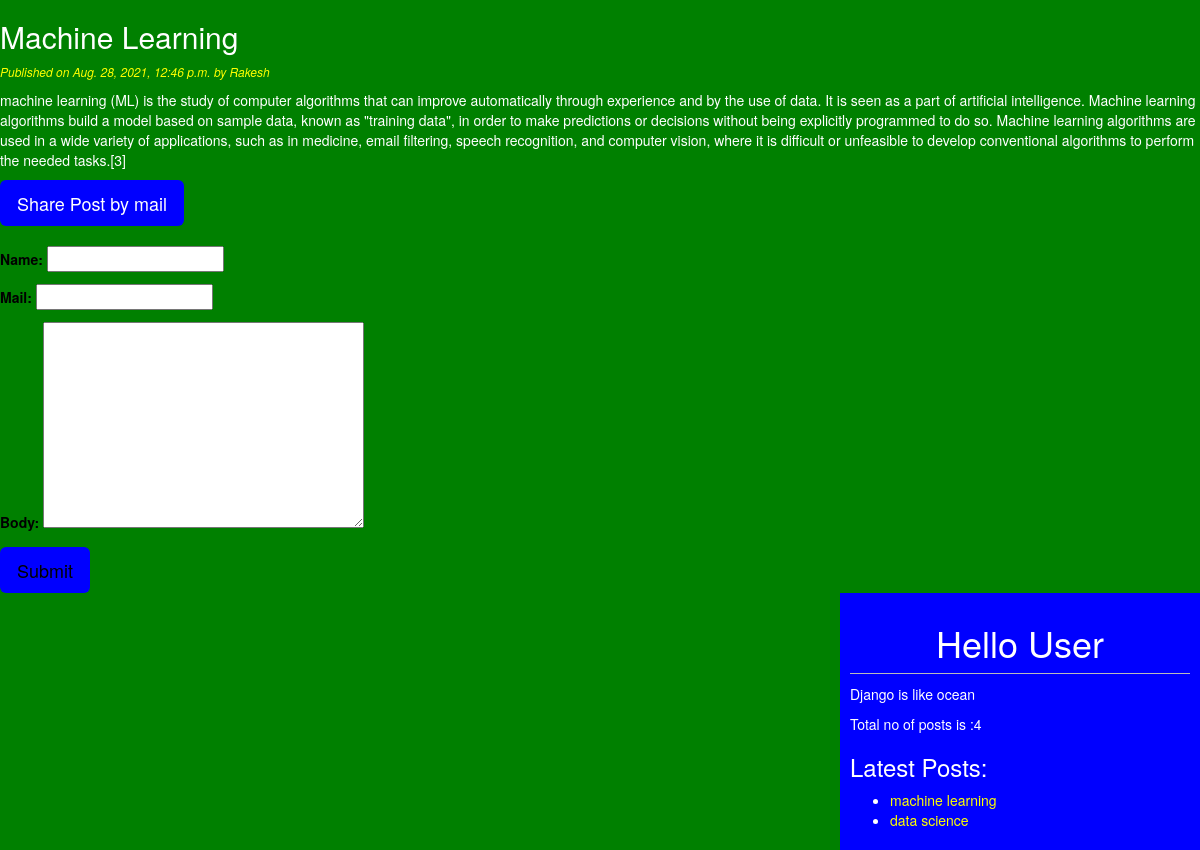
Screenshot of /detail/4/ (signed in) with the database file from the repository.
### blogApp/models.py (models this page shows)
class Post(models.Model):
    STATUS_CHOICES=(('draft','Draft'),('published','Published'))
    status=models.CharField(max_length=30,choices=STATUS_CHOICES,default='draft')
    title=models.CharField(max_length=30)
    slug=models.SlugField()
    author=models.ForeignKey(User,related_name="post",on_delete=models.CASCADE)
    body=models.TextField()
    publish=models.DateTimeField(default=timezone.now)
    created_at=models.DateTimeField(auto_now_add=True)
    modified_at=models.DateTimeField(auto_now=True)
    objects=PostManager()
    tags=TaggableManager()         #we have Tag table in libraries and TaggleManagers also

### blogApp/views.py (the view)
# urls.py: path('detail/<int:id>/',views.post_detail_view),
@login_required
def post_detail_view(request,id):                 # specific post
    post=Post.objects.get(id=id)
    form=CommentForm()
    if request.method=="POST":
        form=CommentForm(request.POST)
        if form.is_valid():
            new_comment=form.save(commit=False)   #name,mail,body are saved  and created_at ,updated_at by default added
            new_comment.post=post                #but post is not added by default so we will have to assign it
            new_comment.save()
    form=CommentForm()
    comment_list=post.comments.all()
    return render(request,'blogApp/post_detail.html',{'post':post,'form':form,'comment_list':comment_list})

### blogApp/forms.py
class CommentForm(forms.ModelForm):
    class Meta:
        model=Comments
        fields=('name','mail','body')
    '''name=forms.CharField(max_length=30)
    mail=forms.EmailField()
    body=forms.CharField(widget=forms.Textarea)'''

### blogApp/models.py (called while the page is built)
    def get_queryset(self):
        return super().get_queryset().filter(status='draft')

### blogApp/templatetags/blog_tags.py (called while the page is built)
@register.simple_tag
def total_posts():
    return Post.objects.count()

@register.inclusion_tag('blogApp/latestposts.html')
def showlatestposts(count=2):
    return {'latest_posts':Post.objects.all().order_by('-publish')[:count]}

### templates/blogApp/post_detail.html (shortened to what this page needs)
{%extends 'blogApp/base.html'%}
{%block content_block%}
<h2>{{post.title|title}}</h2>
<p id='date'>Published on {{post.publish}} by {{post.author|title}}</p>
{{post.body|linebreaks}}
<a href="/sharemail/{{post.id}}/" target="_blank"><button type="button" class="btn btn-primay btn-lg" style="background:blue;color:white">Share Post by mail</button></a>
<br><br>
<form method="post" style="color:black">
  {{form.as_p}}
  <input type="submit" class="btn btn-primay btn-lg" style="background:blue" value="Submit">
</form>
{%endblock%}

### templates/blogApp/latestposts.html
<ul>
  {%for post in latest_posts%}
  <li><a href="/detail/{{post.id}}/" style="color:yellow">{{post.title}}</a></li>
  {%endfor%}
</ul>

### static/css/blog.css (style rules this page uses)
#date { color:yellow; font-size:12px; font-style: italic; }
body { background: green; color:white; }

### rows the page displays
Post: title "Machine Learning", publish "Aug. 28, 2021, 12:46 p.m.", author "Rakesh", body "machine learning (ML) is the study of computer algorithms that can improve automatically through experience and by the use of data. It is seen as a part of artificial intelligence. Machine learning algorithms build a model based on sample data, known as \"training data\", in order to make predictions or decisions without being explicitly programmed to do so. Machine learning algorithms are used in a wide variety of applications, such as in medicine, email filtering, speech recognition, and computer vision, where it is difficult or unfeasible to develop conventional algorithms to perform the needed tasks.[3]", title "machine learning"
Post: title "data science"
